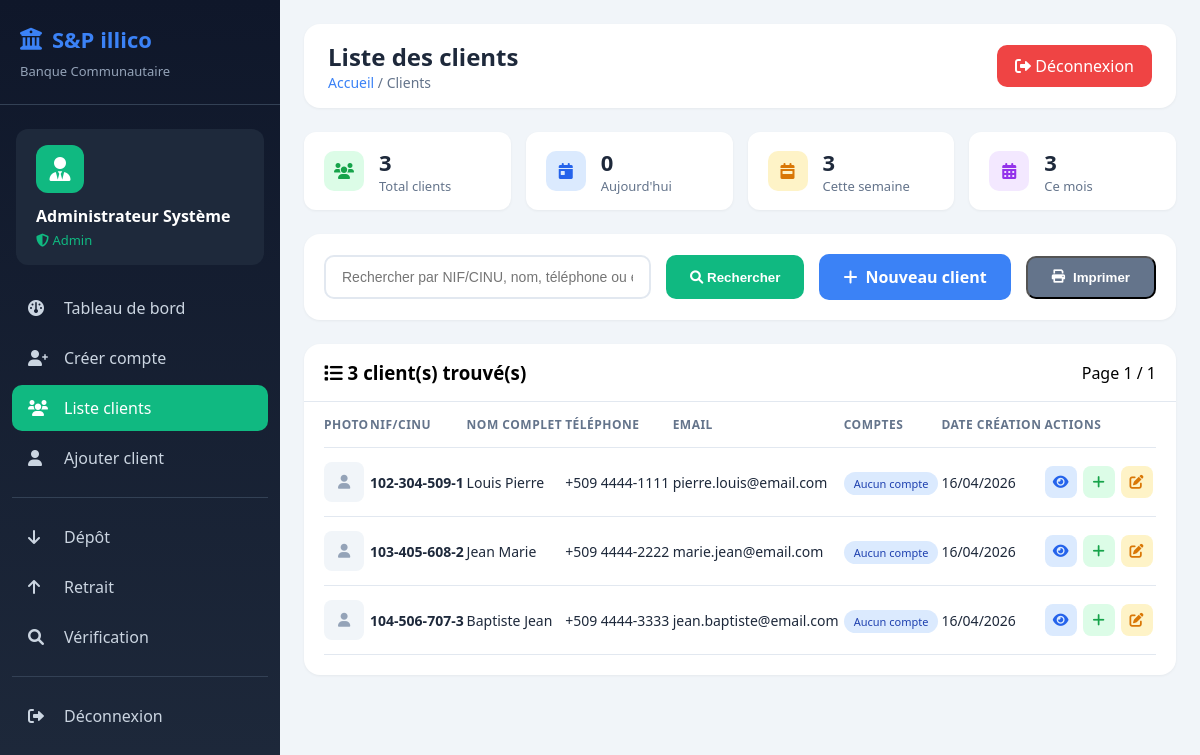
Page /main/secretaire/liste_clients.php (signed in) on the committed database.
### tables this page shows
CREATE TABLE clients (
    id             INT AUTO_INCREMENT PRIMARY KEY,
    id_client      VARCHAR(20) NOT NULL UNIQUE,
    type_piece     ENUM('NIF','CINU','PASSEPORT','AUTRE') DEFAULT NULL,
    nom            VARCHAR(50)  NOT NULL,
    prenom         VARCHAR(50)  NOT NULL,
    date_naissance DATE,
    lieu_naissance VARCHAR(100),
    adresse        TEXT,
    telephone      VARCHAR(20),
    email          VARCHAR(100),
    photo          VARCHAR(255) DEFAULT NULL,
    created_at     TIMESTAMP DEFAULT CURRENT_TIMESTAMP,
    updated_at     TIMESTAMP DEFAULT CURRENT_TIMESTAMP ON UPDATE CURRENT_TIMESTAMP,
    INDEX idx_id_client  (id_client),
    INDEX idx_nom_prenom (nom, prenom),
    INDEX idx_telephone  (telephone)
);

### main/secretaire/liste_clients.php (the view, shortened to what this page needs)
<?php
require_once '../config/connexion.php';
$search = $_GET['search'] ?? '';
$page = max(1, intval($_GET['page'] ?? 1));
$limit = 15;
$offset = ($page - 1) * $limit;
$whereClause = "";
$params = [];
$countSql = "SELECT COUNT(*) as total FROM clients" . $whereClause;
$stmt = $pdo->prepare($countSql);
$stmt->execute($params);
$total_clients = $stmt->fetch()['total'];
$total_pages = ceil($total_clients / $limit);
$sql = "SELECT c.*,
        (SELECT COUNT(*) FROM comptes WHERE titulaire_principal_id = c.id) as nb_comptes
        FROM clients c" . $whereClause . " ORDER BY c.created_at DESC LIMIT ? OFFSET ?";
$stmt = $pdo->prepare($sql);
$allParams = array_merge($params, [$limit, $offset]);
$stmt->execute($allParams);
$clients = $stmt->fetchAll();
$stats = $pdo->query("
    SELECT
        COUNT(*) as total,
        SUM(CASE WHEN DATE(created_at) = CURDATE() THEN 1 ELSE 0 END) as aujourdhui,
        SUM(CASE WHEN YEARWEEK(created_at, 1) = YEARWEEK(CURDATE(), 1) THEN 1 ELSE 0 END) as cette_semaine,
        SUM(CASE WHEN MONTH(created_at) = MONTH(CURDATE()) AND YEAR(created_at) = YEAR(CURDATE()) THEN 1 ELSE 0 END) as ce_mois
    FROM clients
")->fetch();
?>
<!DOCTYPE html>
<html lang="fr">
<head>
    <link rel="stylesheet" href="https://cdnjs.cloudflare.com/ajax/libs/font-awesome/6.0.0/css/all.min.css">
</head>
<body>
    <div class="sidebar">
        <div class="sidebar-header">
            <h2><i class="fas fa-building-columns"></i> S&P illico</h2>
            <p>Banque Communautaire</p>
        </div>
        <div class="user-info-side">
            <div class="avatar"><i class="fas fa-user-tie"></i></div>
            <div class="name"><?= htmlspecialchars($_SESSION['nom_complet']) ?></div>
            <div class="role"><i class="fas fa-shield"></i> <?= ucfirst($_SESSION['role']) ?></div>
        </div>
        <nav class="nav-menu">
            <a href="dashboard.php" class="nav-item"><i class="fas fa-gauge"></i> Tableau de bord</a>
            <a href="creer_compte.php" class="nav-item"><i class="fas fa-user-plus"></i> Créer compte</a>
            <a href="liste_clients.php" class="nav-item active"><i class="fas fa-users"></i> Liste clients</a>
            <a href="ajouter_client.php" class="nav-item"><i class="fas fa-user"></i> Ajouter client</a>
            <div class="nav-divider"></div>
            <a href="depot.php" class="nav-item"><i class="fas fa-arrow-down"></i> Dépôt</a>
            <a href="retrait.php" class="nav-item"><i class="fas fa-arrow-up"></i> Retrait</a>
            <a href="verification.php" class="nav-item"><i class="fas fa-search"></i> Vérification</a>
            <div class="nav-divider"></div>
            <a href="../logout.php" class="nav-item"><i class="fas fa-sign-out-alt"></i> Déconnexion</a>
        </nav>
    </div>
    <div class="main-content">
        <div class="top-bar">
            <div class="page-title">
                <h1>Liste des clients</h1>
                <div class="breadcrumb"><a href="dashboard.php">Accueil</a> / Clients</div>
            </div>
            <a href="../logout.php" class="logout-btn"><i class="fas fa-sign-out-alt"></i> Déconnexion</a>
        </div>
        <div class="stats-mini">
            <div class="stat-mini">
                <div class="icon green"><i class="fas fa-users"></i></div>
                <div><div class="value"><?= number_format($stats['total']) ?></div><div class="label">Total clients</div></div>
            </div>
            <div class="stat-mini">
                <div class="icon blue"><i class="fas fa-calendar-day"></i></div>
                <div><div class="value"><?= $stats['aujourdhui'] ?></div><div class="label">Aujourd'hui</div></div>
            </div>
            <div class="stat-mini">
                <div class="icon orange"><i class="fas fa-calendar-week"></i></div>
                <div><div class="value"><?= $stats['cette_semaine'] ?></div><div class="label">Cette semaine</div></div>
            </div>
            <div class="stat-mini">
                <div class="icon purple"><i class="fas fa-calendar-alt"></i></div>
                <div><div class="value"><?= $stats['ce_mois'] ?></div><div class="label">Ce mois</div></div>
            </div>
        </div>
        <div class="search-bar">
            <form method="get" style="display: flex; gap: 15px; flex: 1;">
                <input type="text" name="search" class="search-input" placeholder="Rechercher par NIF/CINU, nom, téléphone ou email..." value="<?= htmlspecialchars($search) ?>">
                <button type="submit" class="search-btn"><i class="fas fa-search"></i> Rechercher</button>
            </form>
            <a href="ajouter_client.php" class="btn-add"><i class="fas fa-plus"></i> Nouveau client</a>
            <button class="btn-add" style="background: #64748b;" onclick="window.print()"><i class="fas fa-print"></i> Imprimer</button>
        </div>
        <div class="table-card">
            <div class="table-header">
                <h3><i class="fas fa-list"></i> <?= number_format($total_clients) ?> client(s) trouvé(s)</h3>
                <span>Page <?= $page ?> / <?= $total_pages ?: 1 ?></span>
            </div>
            <div class="table-container">
                <table>
                    <thead>
                        <tr>
                            <th>Photo</th>
                            <th>NIF/CINU</th>
                            <th>Nom complet</th>
                            <th>Téléphone</th>
                            <th>Email</th>
                            <th>Comptes</th>
                            <th>Date création</th>
                            <th>Actions</th>
                        </tr>
                    </thead>
                    <tbody>
                        <?php foreach ($clients as $client): ?>
                        <tr>
                            <td>
                                <?php if ($client['photo']): ?>
                                <img src="../<?= htmlspecialchars($client['photo']) ?>" class="client-photo" alt="Photo">
                                <?php else: ?>
                                <div class="client-photo" style="display: flex; align-items: center; justify-content: center;">
                                    <i class="fas fa-user" style="color: #94a3b8;"></i>
                                </div>
                                <?php endif; ?>
                            </td>
                            <td><strong><?= htmlspecialchars($client['id_client']) ?></strong></td>
                            <td><?= htmlspecialchars($client['prenom'] . ' ' . $client['nom']) ?></td>
                            <td><?= htmlspecialchars($client['telephone'] ?: '-') ?></td>
                            <td><?= htmlspecialchars($client['email'] ?: '-') ?></td>
                            <td>
                                <?php if ($client['nb_comptes'] > 0): ?>
                                <span class="badge badge-success"><i class="fas fa-credit-card"></i> <?= $client['nb_comptes'] ?> compte(s)</span>
                                <?php else: ?>
                                <span class="badge badge-info">Aucun compte</span>
                                <?php endif; ?>
                            </td>
                            <td><?= date('d/m/Y', strtotime($client['created_at'])) ?></td>
                            <td>
                                <div class="action-buttons">
                                    <a href="verification.php?search=<?= urlencode($client['id_client']) ?>" class="action-btn view" title="Voir détails">
                                        <i class="fas fa-eye"></i>
                                    </a>
                                    <a href="creer_compte.php?search_client=<?= urlencode($client['id_client']) ?>" class="action-btn add" title="Ouvrir un compte">
                                        <i class="fas fa-plus"></i>
                                    </a>
                                    <a href="modifier_client.php?id=<?= $client['id'] ?>" class="action-btn edit" title="Modifier">
                                        <i class="fas fa-edit"></i>
                                    </a>
                                </div>
                            </td>
                        </tr>
                        <?php endforeach; ?>
                    </tbody>
                </table>
            </div>
        </div>
    </div>
</body>
</html>

### rows in the picture
clients: id_client "102-304-509-1", prenom+nom "Louis Pierre", telephone "+509 4444-1111", email "pierre.louis@email.com", created_at "16/04/2026"
clients: id_client "103-405-608-2", prenom+nom "Jean Marie", telephone "+509 4444-2222", email "marie.jean@email.com", created_at "16/04/2026"
clients: id_client "104-506-707-3", prenom+nom "Baptiste Jean", telephone "+509 4444-3333", email "jean.baptiste@email.com", created_at "16/04/2026"

### other values in the picture
$_SESSION['nom_complet'] "Administrateur Système"
$_SESSION['role'] "Admin"
$stats['total'] "3"
$stats['aujourdhui'] "0"
$stats['cette_semaine'] "3"
$stats['ce_mois'] "3"
$total_clients "3"
$page "1"
$total_pages ?: 1 "1"
